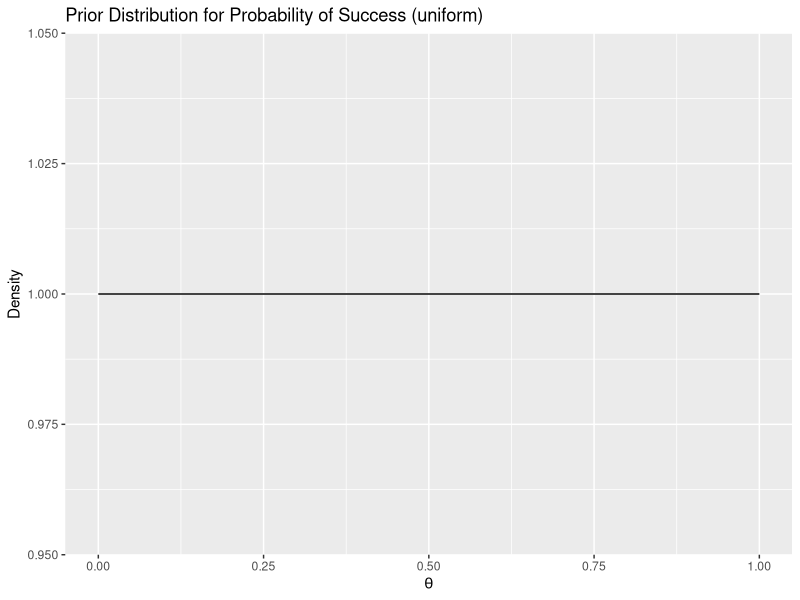
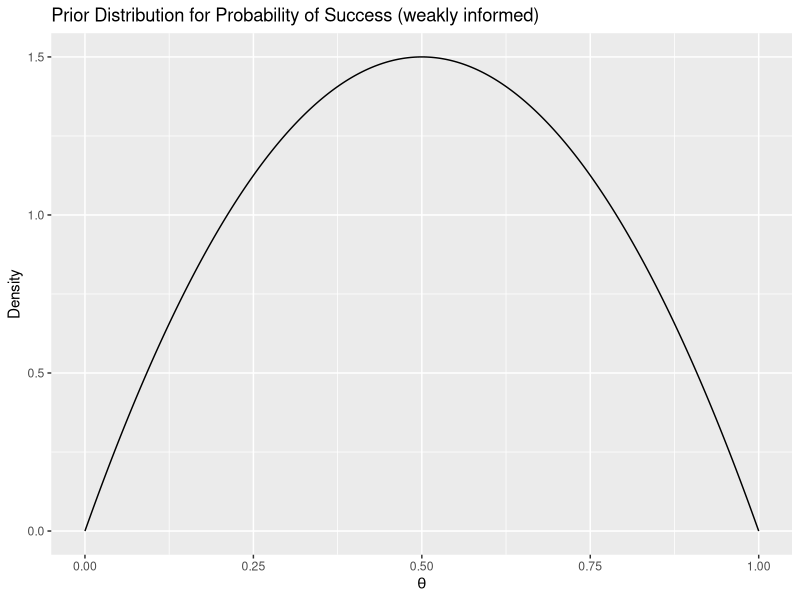
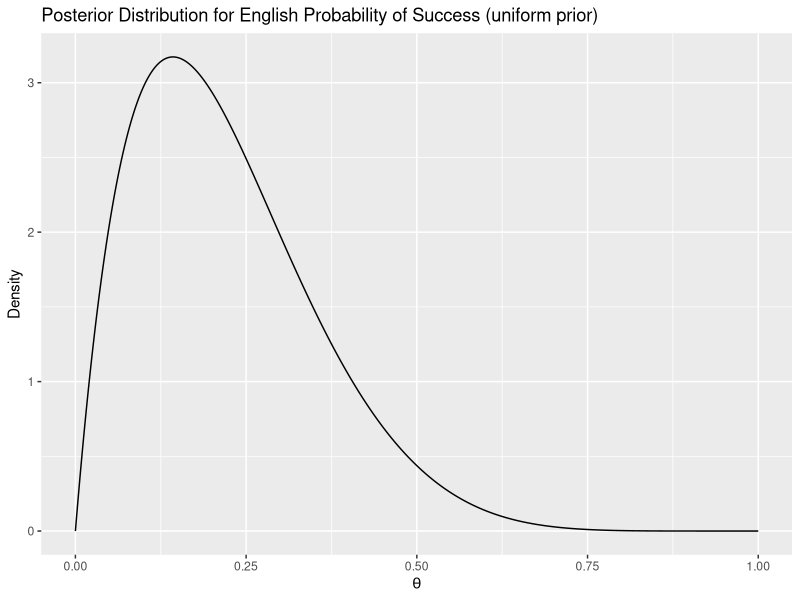
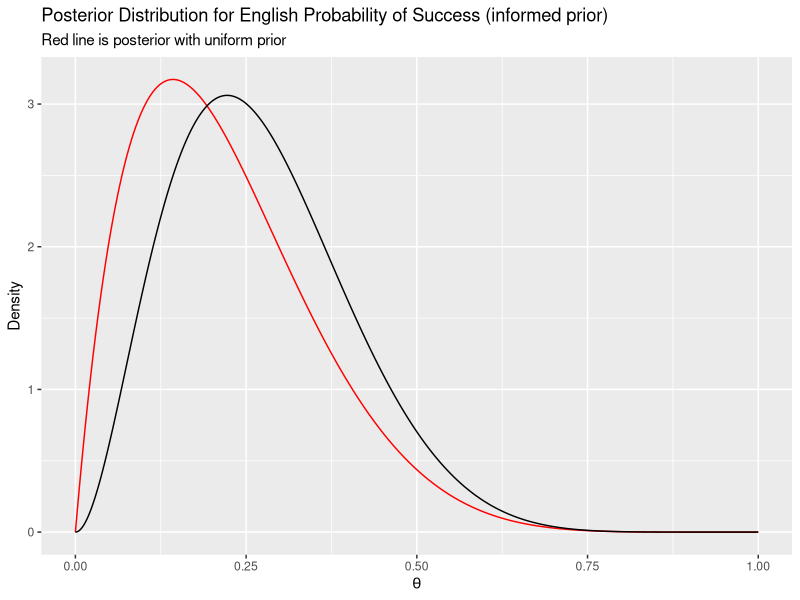
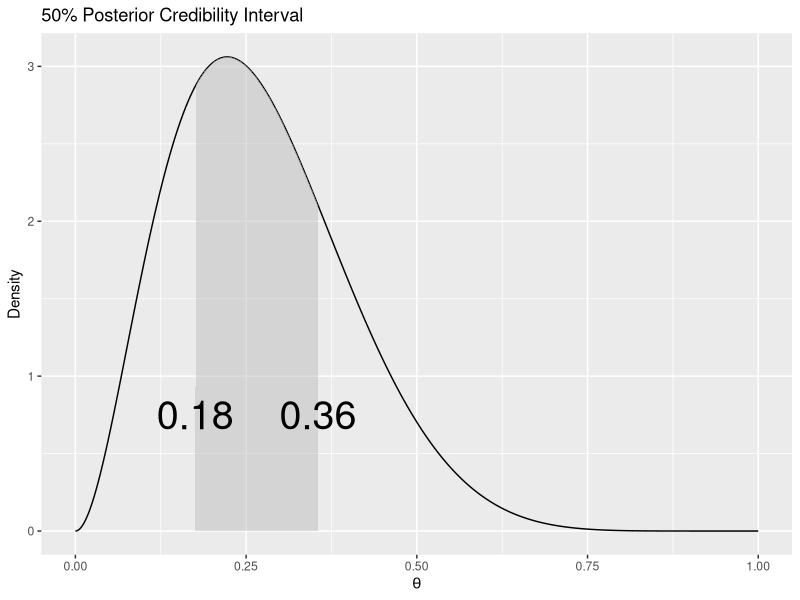
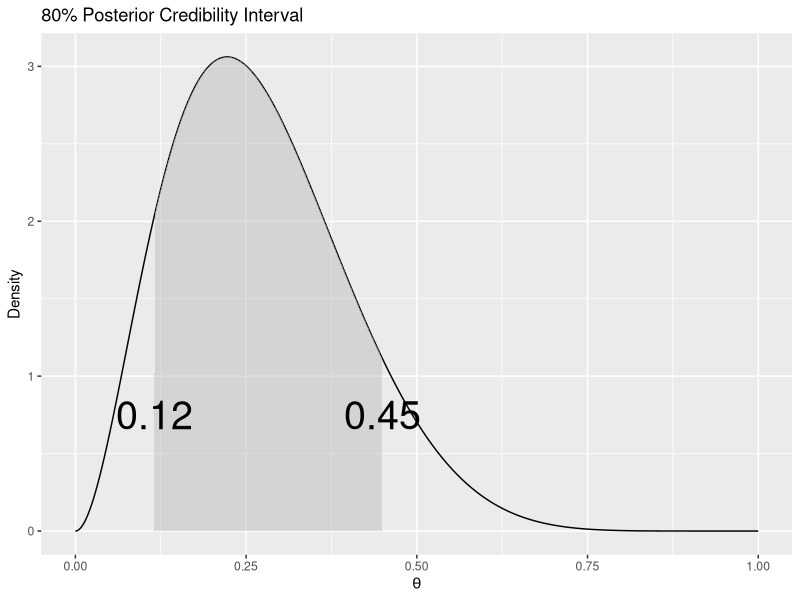
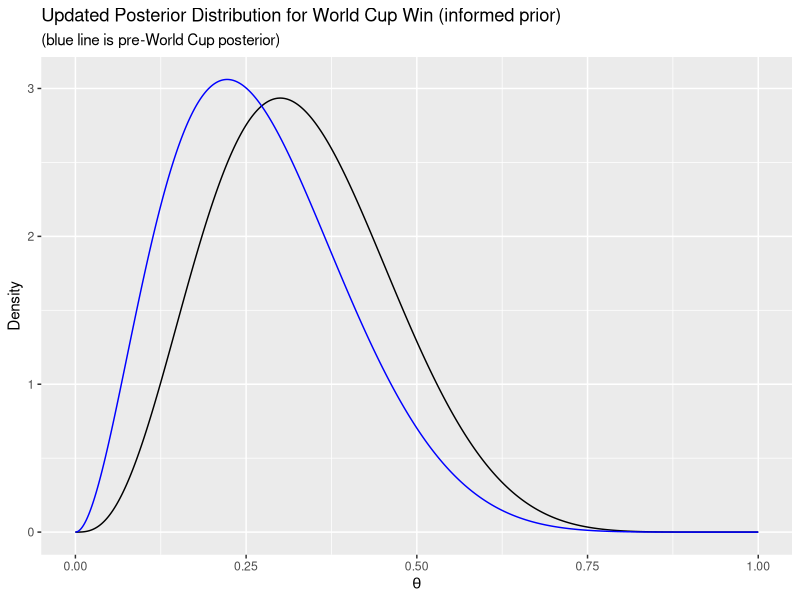
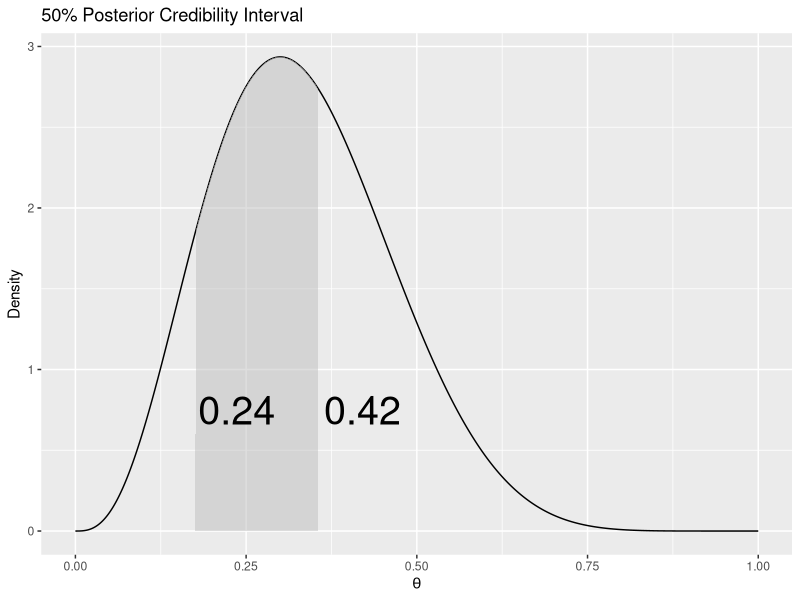

Reproduce these figures in R, in order.
## ---- chunk 1
rm(list = ls())

library(tidyverse)
library(cowplot)


options(width = 80L
       ,warn  = 1)

knitr::opts_chunk$set(tidy  = FALSE
                     ,cache = FALSE
                     ,warning = FALSE
                     ,message = FALSE
                     ,fig.height =  8
                     ,fig.width  = 11)


set.seed(42)
## ---- chunk 2
theta_seq <- seq(0, 1, by = 0.001)

beta_11 <- dbeta(theta_seq, 1, 1)


ggplot() +
    geom_line(aes(x = theta_seq, y = beta_11)) +
    xlab(expression(theta)) +
    ylab("Density") +
    ggtitle("Prior Distribution for Probability of Success (uniform)")
## ---- chunk 3
beta_22 <- dbeta(theta_seq, 2, 2)

ggplot() +
    geom_line(aes(x = theta_seq, y = beta_22)) +
    xlab(expression(theta)) +
    ylab("Density") +
    ggtitle("Prior Distribution for Probability of Success (weakly informed)")
## ---- chunk 4
england_prewc_tbl <- tribble(
    ~Year,      ~Opponent,  ~Tournament, ~Result
    ,1990, "West Germany",  "World Cup",  "Loss"
    ,1996,        "Spain",      "Euros",   "Win"
    ,1996,      "Germany",      "Euros",  "Loss"
    ,1998,    "Argentina",  "World Cup",  "Loss"
    ,2004,     "Portugal",      "Euros",  "Loss"
    ,2006,     "Portugal",  "World Cup",  "Loss"
    ,2012,        "Italy",      "Euros",  "Loss"
)

england_prewc_tbl %>% (knitr::kable)(align = c('llll'))
## ---- chunk 5
beta_england <- dbeta(theta_seq, 1+1, 1+6)

ggplot() +
    geom_line(aes(x = theta_seq, y = beta_england)) +
    xlab(expression(theta)) +
    ylab("Density") +
    ggtitle("Posterior Distribution for English Probability of Success (uniform prior)")
## ---- chunk 6
beta_england_informed <- dbeta(theta_seq, 2+1, 2+6)

ggplot() +
    geom_line(aes(x = theta_seq, y = beta_england), colour = 'red') +
    geom_line(aes(x = theta_seq, y = beta_england_informed)) +
    xlab(expression(theta)) +
    ylab("Density") +
    ggtitle("Posterior Distribution for English Probability of Success (informed prior)"
           ,subtitle = "Red line is posterior with uniform prior"
            )
## ---- chunk 7
bayes_cred_50 <- qbeta(c(0.25, 0.75), 2+1, 2+6)

keep_flag <- (theta_seq >= bayes_cred_50[1] & theta_seq <= bayes_cred_50[2])

cred_x <- theta_seq[keep_flag]
cred_y <- beta_england_informed[keep_flag]

ggplot() +
    geom_line(aes(x = theta_seq, y = beta_england_informed)) +
    geom_area(aes(x = cred_x, y = cred_y), fill = 'grey', alpha = 0.5) +
    geom_text(aes(x = bayes_cred_50, y = 0.75, label = bayes_cred_50 %>% round(2)), size = 10) +
    xlab(expression(theta)) +
    ylab("Density") +
    ggtitle("50% Posterior Credibility Interval")
## ---- chunk 8
bayes_cred_80 <- qbeta(c(0.10, 0.90), 2+1, 2+6)

keep_flag <- (theta_seq >= bayes_cred_80[1] & theta_seq <= bayes_cred_80[2])

cred_x <- theta_seq[keep_flag]
cred_y <- beta_england_informed[keep_flag]

ggplot() +
    geom_line(aes(x = theta_seq, y = beta_england_informed)) +
    geom_area(aes(x = cred_x, y = cred_y), fill = 'grey', alpha = 0.5) +
    geom_text(aes(x = bayes_cred_80, y = 0.75, label = bayes_cred_80 %>% round(2)), size = 10) +
    xlab(expression(theta)) +
    ylab("Density") +
    ggtitle("80% Posterior Credibility Interval")

## ---- chunk 9
beta_new_england_informed <- dbeta(theta_seq, 2+2, 2+6)

ggplot() +
    geom_line(aes(x = theta_seq, y = beta_new_england_informed)) +
    geom_line(aes(x = theta_seq, y = beta_england_informed), colour = 'blue') +
    xlab(expression(theta)) +
    ylab("Density") +
    ggtitle("Updated Posterior Distribution for World Cup Win (informed prior)"
           ,"(blue line is pre-World Cup posterior)"
            )
## ---- chunk 10
new_bayes_cred_50 <- qbeta(c(0.25, 0.75), 2+2, 2+6)

keep_flag <- (theta_seq >= bayes_cred_50[1] & theta_seq <= bayes_cred_50[2])

cred_x <- theta_seq[keep_flag]
cred_y <- beta_new_england_informed[keep_flag]

ggplot() +
    geom_line(aes(x = theta_seq, y = beta_new_england_informed)) +
    geom_area(aes(x = cred_x, y = cred_y), fill = 'grey', alpha = 0.5) +
    geom_text(aes(x = new_bayes_cred_50, y = 0.75
                 ,label = new_bayes_cred_50 %>% round(2))
             ,size = 10) +
    xlab(expression(theta)) +
    ylab("Density") +
    ggtitle("50% Posterior Credibility Interval")

